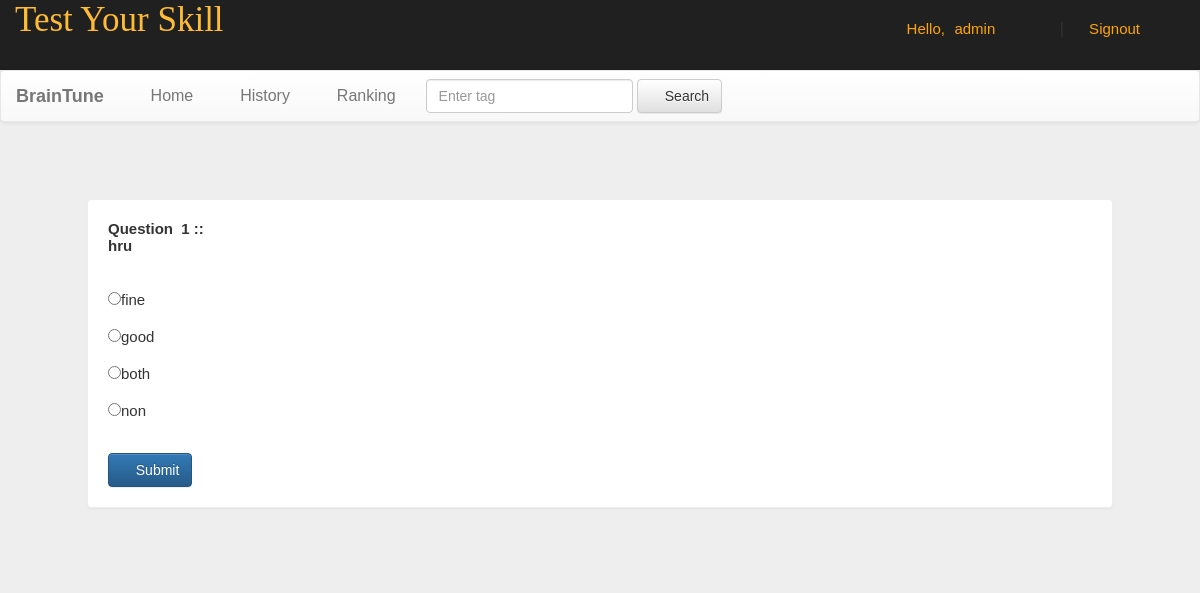
Screenshot of /admin/account.php?q=quiz&step=2&eid=6155978d6beb8&n=1&t=1 (signed in) with the database file from the repository.
### tables this page shows
CREATE TABLE `questions` (
  `eid` text NOT NULL,
  `qid` text NOT NULL,
  `qns` text NOT NULL,
  `choice` int(10) NOT NULL,
  `sn` int(11) NOT NULL
);

CREATE TABLE `options` (
  `qid` varchar(50) NOT NULL,
  `option` varchar(5000) NOT NULL,
  `optionid` text NOT NULL
);

### admin/account.php (the view, shortened to what this page needs)
<!DOCTYPE html PUBLIC "-//W3C//DTD XHTML 1.0 Transitional//EN" "http://www.w3.org/TR/xhtml1/DTD/xhtml1-transitional.dtd">
<html xmlns="http://www.w3.org/1999/xhtml">
<head>
<link  rel="stylesheet" href="css/bootstrap.min.css"/>
 <link  rel="stylesheet" href="css/bootstrap-theme.min.css"/>
 <link rel="stylesheet" href="css/main.css">
 <link  rel="stylesheet" href="css/font.css">
</head>
<body>
<div class="header">
<div class="row">
<div class="col-lg-6">
<span class="logo">Test Your Skill</span></div>
<div class="col-md-4 col-md-offset-2">
 <?php
 include_once 'conn.php';
  if(!(isset($_SESSION['mail']))){
header("location:index.php");
}
else
{
$name = $_SESSION['name'];
echo '<span class="pull-right top title1" ><span class="log1"><span class="glyphicon glyphicon-user" aria-hidden="true"></span>&nbsp;&nbsp;&nbsp;&nbsp;Hello,</span> <a href="account.php?q=1" class="log log1">'.$name.'</a>&nbsp;|&nbsp;<a href="logout.php?q=account.php" class="log"><span class="glyphicon glyphicon-log-out" aria-hidden="true"></span>&nbsp;Signout</button></a></span>';
}?>
</div>
</div></div>
<div class="bg">
<nav class="navbar navbar-default title1">
  <div class="container-fluid">
    <div class="navbar-header">
      <a class="navbar-brand" href="#"><b>BrainTune</b></a>
    </div>
    <div class="collapse navbar-collapse" id="bs-example-navbar-collapse-1">
      <ul class="nav navbar-nav">
        <li <?php if(@$_GET['q']==1) echo'class="active"'; ?> ><a href="account.php?q=1"><span class="glyphicon glyphicon-home" aria-hidden="true"></span>&nbsp;Home<span class="sr-only">(current)</span></a></li>
        <li <?php if(@$_GET['q']==2) echo'class="active"'; ?>><a href="account.php?q=2"><span class="glyphicon glyphicon-list-alt" aria-hidden="true"></span>&nbsp;History</a></li>
		<li <?php if(@$_GET['q']==3) echo'class="active"'; ?>><a href="account.php?q=3"><span class="glyphicon glyphicon-stats" aria-hidden="true"></span>&nbsp;Ranking</a></li></ul>
            <form class="navbar-form navbar-left" role="search">
        <div class="form-group">
          <input type="text" class="form-control" placeholder="Enter tag ">
        </div>
        <button type="submit" class="btn btn-default"><span class="glyphicon glyphicon-search" aria-hidden="true"></span>&nbsp;Search</button>
      </form>
      </div>
  </div>
</nav>
<div class="container">
<div class="row">
<div class="col-md-12">
<?php
if(@$_GET['q']== 'quiz' && @$_GET['step']== 2) {
$eid=@$_GET['eid'];
$sn=@$_GET['n'];
$total=@$_GET['t'];
$q=mysqli_query($conn,"SELECT * FROM questions WHERE eid='$eid' AND sn='$sn' " );
echo '<div class="panel" style="margin:5%">';
while($row=mysqli_fetch_array($q) )
{
$qns=$row['qns'];
$qid=$row['qid'];
echo '<b>Question &nbsp;'.$sn.'&nbsp;::<br />'.$qns.'</b><br /><br />';
}
$q=mysqli_query($conn,"SELECT * FROM options WHERE qid='$qid' " );
echo '<form action="update.php?q=quiz&step=2&eid='.$eid.'&n='.$sn.'&t='.$total.'&qid='.$qid.'" method="POST"  class="form-horizontal">
<br />';
while($row=mysqli_fetch_array($q) )
{
$option=$row['option'];
$optionid=$row['optionid'];
echo'<input type="radio" name="ans" value="'.$optionid.'">'.$option.'<br /><br />';
}
echo'<br /><button type="submit" class="btn btn-primary"><span class="glyphicon glyphicon-lock" aria-hidden="true"></span>&nbsp;Submit</button></form></div>';
}
?>
</div></div></div></div>
</body>
</html>

### admin/css/main.css (style rules this page uses)
body { overflow-x:hidden; width:100%; font: 15px "Century Gothic", "Times Roman", sans-serif; background:#eee; min-height:550px; background-attachment:fixed; }
.bg { min-height:540px; }
.panel { border-color:#eee; margin:40px; padding:20px; font: 15px "Century Gothic", "Times Roman", sans-serif; }
.header { background:#202020; height:70px; }
.logo { font-family:'typo'; font-size:35px; color:#ffbb33; margin:15px; }
.title1 { font: 16px "Century Gothic", "Times Roman", sans-serif; }
.top { margin-top:20px; }
.log1 { font: 15px 'Ubuntu', sans-serif; color:orange; margin-left:10px; }
.log { margin:10px; margin-right:60px; margin-left:5px; color:orange; text-decoration:none; font-size:20px; font-size:15px; }

### rows the page displays
questions: qns "hru"
options: option "fine"
options: option "good"
options: option "both"
options: option "non"

### other values shown
$name "admin"
